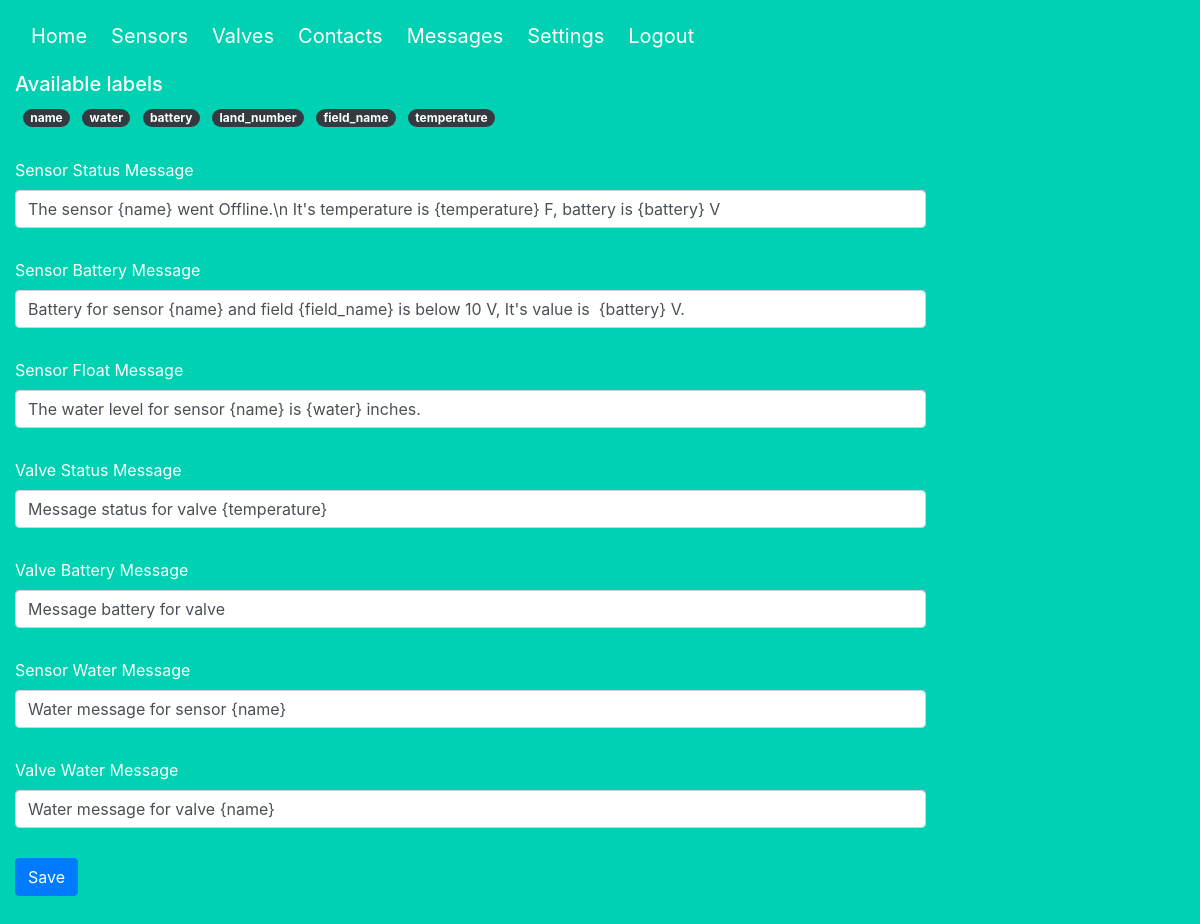
Screenshot of /messages (signed in) with the database file from the repository.
### models.py (models this page shows)
class LabelMessage(db.Model):
    __tablename__ = 'label_message'
    id = db.Column(db.Integer, primary_key=True)
    name = db.Column(db.String(100), unique=True)
    def as_dict(self):
        return {c.name: getattr(self, c.name) for c in self.__table__.columns}

class Message(db.Model):
    __tablename__ = 'message'
    id = db.Column(db.Integer, primary_key=True)
    name = db.Column(db.String(100))
    mess_type = db.Column(db.String(20))
    message = db.Column(db.String(1000))
    def as_dict(self):
        return {c.name: getattr(self, c.name) for c in self.__table__.columns}

### main.py (the view, shortened to what this page needs)
@main.route('/messages', methods=["GET", "POST"])
@login_required
def messages():
    labels = [label.as_dict() for label in LabelMessage.query.all()]
    msgs = [message.as_dict() for message in Message.query.all()]
    if request.method == 'GET':
        return render_template('messages.html', labels=labels, messages=msgs)

### __init__.py (called while the page is built)
@login_manager.user_loader
def load_user(user_id):
    return User.query.get(int(user_id))

### templates/messages.html (shortened to what this page needs)
{% extends "base.html" %}
{% block content %}
    <h5>Available labels</h5>
    {% for label in labels %}
        <span class="badge badge-pill badge-dark ml-2">{{ label.name }}</span>
    {% endfor %}
    <form method="post">
        {% for message in messages %}
            <div class="form-group">
                <label>{{ message.mess_type[0] | upper }}{{ message.mess_type[1:] }} {{ message.name[0] | upper }}{{ message.name[1:] }} Message</label>
                <input class="form-control" name="{{ '{}_{}'.format(message.name, message.mess_type) }}" value="{{ message.message }}">
            </div>
        {% endfor %}
        <button type="submit" class="btn btn-primary">Save</button>
    </form>
{% endblock %}

### templates/base.html (shortened to what this page needs)
<!DOCTYPE html>
<html>
<head>
    <link rel="stylesheet" href="../static/css/bulma.min.css"/>
    <link rel="stylesheet" href="../static/bootstrap4/css/bootstrap.min.css"/>
    <link rel="stylesheet" href="../static/css/main.css"/>
</head>
<body>
<section class="hero is-primary is-fullheight" style="min-width: 100%; float: left">
    <div class="hero-head">
        <nav class="navbar">
            <div class="container">
                <div id="navbarMenuHeroA" class="navbar-menu navbar-brand">
                    <div class="navbar-start">
                        <a href="{{ url_for('main.index') }}" class="navbar-item">
                            Home
                        </a>
                        {% if current_user.is_authenticated %}
                            <a href="{{ url_for('main.sensor') }}" class="navbar-item">
                                Sensors
                            </a>
                        {% endif %}
                        {% if current_user.is_authenticated %}
                            <a href="{{ url_for('main.valve') }}" class="navbar-item">
                                Valves
                            </a>
                        {% endif %}
                        {% if current_user.is_authenticated %}
                            <a href="{{ url_for('contact.contacts') }}" class="navbar-item">
                                Contacts
                            </a>
                        {% endif %}
                        {% if current_user.is_authenticated %}
                            <a href="{{ url_for('main.messages') }}" class="navbar-item">
                                Messages
                            </a>
                        {% endif %}
                        {% if current_user.is_authenticated %}
                            <a href="{{ url_for('main.settings') }}" class="navbar-item">
                                Settings
                            </a>
                        {% endif %}
                        {% if current_user.is_authenticated %}
                            <a href="{{ url_for('auth.logout') }}" class="navbar-item">
                                Logout
                            </a>
                        {% endif %}
                    </div>
                </div>
            </div>
        </nav>
    </div>
    <div class="hero-body">
        <div class="container">
            {% block content %}
            {% endblock %}
        </div>
    </div>
</section>
</body>
</html>

### static/css/main.css (style rules this page uses)
body { overflow: scroll !important; }
.hero-body .container { max-width: 80%; }
@media only screen
and (min-device-width: 768px)
and (max-device-width: 1024px) { .container { margin-left: 0; } }
@media only screen
and (min-device-width: 768px)
and (max-device-width: 1024px) { .hero-body { padding-left: 0 !important; padding-top: 0; } }
.form-group { margin: 30px 0; }

### rows the page displays
LabelMessage: name "name"
LabelMessage: name "water"
LabelMessage: name "battery"
LabelMessage: name "land_number"
LabelMessage: name "field_name"
LabelMessage: name "temperature"
Message: mess_type "S", mess_type "ensor", name "S", name "tatus", message "The sensor {name} went Offline.\\n It's temperature is {temperature} F, battery is {battery} V"
Message: mess_type "S", mess_type "ensor", name "B", name "attery", battery_sensor "Battery for sensor {name} and field {field_name} is below 10 V, It's value is {battery} V."
Message: mess_type "S", mess_type "ensor", name "F", name "loat", message "The water level for sensor {name} is {water} inches."
Message: mess_type "V", mess_type "alve", name "S", name "tatus", status_valve "Message status for valve {temperature}"
Message: mess_type "V", mess_type "alve", name "B", name "attery", message "Message battery for valve"
Message: mess_type "S", mess_type "ensor", name "W", name "ater", message "Water message for sensor {name}"
Message: mess_type "V", mess_type "alve", name "W", name "ater", message "Water message for valve {name}"
